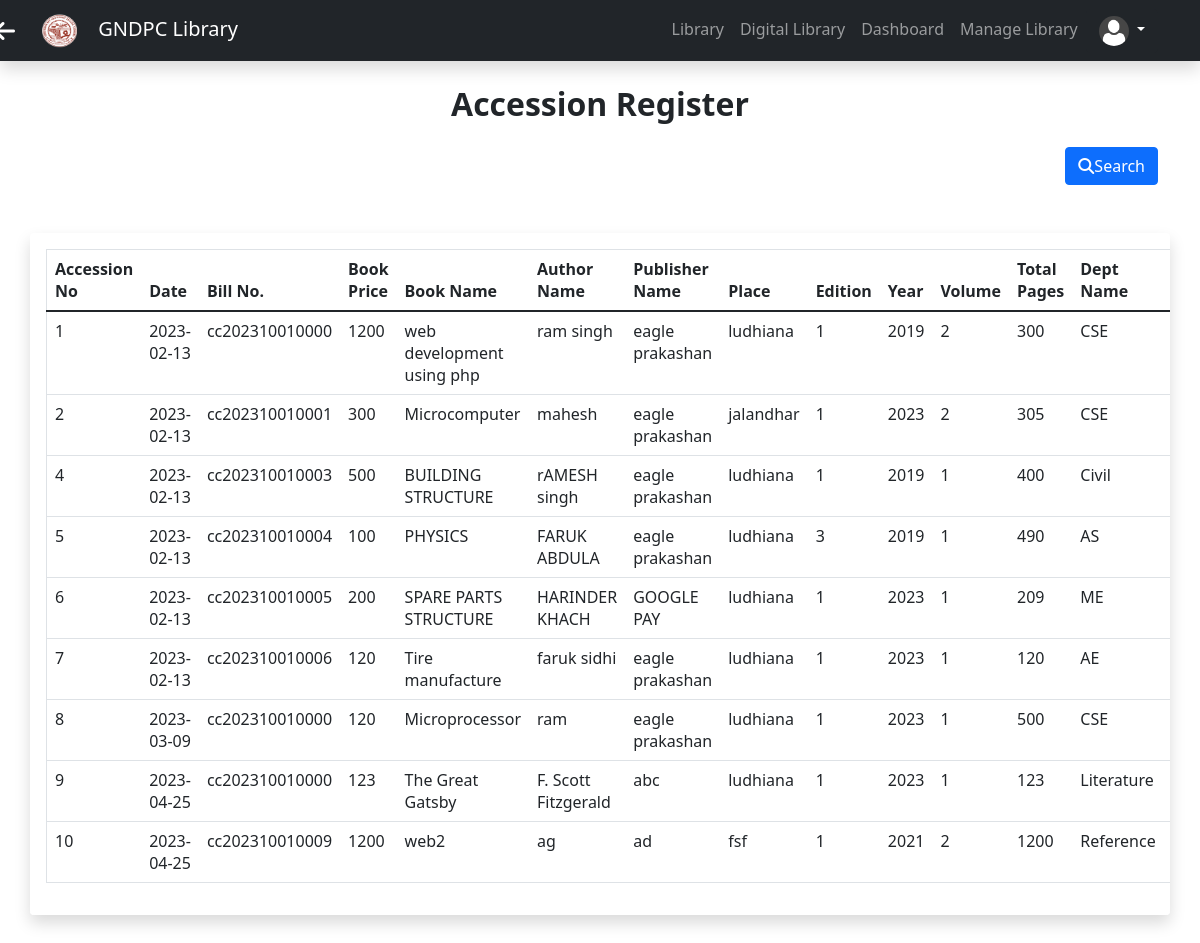
/adminLib/mgmLib/view_books.php (signed in), run on the app's committed database.
### tables this page shows
CREATE TABLE `admin_books` (
  `Accession_No` bigint(25) NOT NULL,
  `Date` date NOT NULL,
  `Bill_No` varchar(16) NOT NULL,
  `Price` int(20) NOT NULL,
  `Book_Name` varchar(150) NOT NULL,
  `Author_Name` varchar(150) NOT NULL,
  `Publisher_Name` varchar(150) NOT NULL,
  `Place` varchar(100) NOT NULL,
  `Edition` varchar(10) NOT NULL,
  `Year` int(4) NOT NULL,
  `Volume` int(30) NOT NULL,
  `Pages` int(100) NOT NULL,
  `Dept_name` varchar(150) NOT NULL
);

### adminLib/mgmLib/view_books.php (the view, shortened to what this page needs)
<?php
include '../assets/layouts/header.php';
?>
<link rel="stylesheet" href="https://cdnjs.cloudflare.com/ajax/libs/font-awesome/6.4.0/css/all.min.css">
<div class="container-fluid my-4">
    <h6 class="h2 mb-3 font-weight-bold text-dark text-center">Accession Register</h6>
</div>
<div class="container text-right">
    <a href="search.php">
        <button class="btn btn-primary">
            <i class="fa fa-search" aria-hidden="true"></i>Search
        </button>
    </a>
</div>
<?php
$qry0 = "SELECT * from admin_books";
$result0 = mysqli_query($conn, $qry0);
?>
<div class='container text-bg-light shadow px-3 py-3 mb-5 bg-body rounded mt-5 scrollbar' style='overflow-x: scroll; overflow-y:scroll; max-height: 800px;'>
    <table class='table border'>
        <thead>
            <tr>
                <th scope='col border'>Accession No</th>
                <th scope='col'>Date</th>
                <th scope='col'>Bill No.</th>
                <th scope='col'>Book Price</th>
                <th scope='col'>Book Name</th>
                <th scope='col'>Author Name</th>
                <th scope='col'>Publisher Name</th>
                <th scope='col'>Place</th>
                <th scope='col'>Edition</th>
                <th scope='col'>Year</th>
                <th scope='col'>Volume</th>
                <th scope='col'>Total Pages</th>
                <th scope='col'>Dept Name</th>
                <th scope='col'>Action</th>
            </tr>
        </thead>
        <?php
        while ($r0 = mysqli_fetch_array($result0)) {
        ?>
            <tr>
                <?php
                echo "<td>$r0[0]</td>";
                echo "<td>$r0[1]</td>";
                echo "<td>$r0[2]</td>";
                echo "<td>$r0[3]</td>";
                echo "<td>$r0[4]</td>";
                echo "<td>$r0[5]</td>";
                echo "<td>$r0[6]</td>";
                echo "<td>$r0[7]</td>";
                echo "<td>$r0[8]</td>";
                echo "<td>$r0[9]</td>";
                echo "<td>$r0[10]</td>";
                echo "<td>$r0[11]</td>";
                echo "<td>$r0[12]</td>"; ?>
                <td>
                    <?php echo "</td><td>" ?>
                <?php
            }
                ?>
                </td>
            </tr>
    </table>
</div>
<?php
include '../assets/layouts/footer.php'
?>

### adminLib/assets/layouts/header.php (shortened to what this page needs)
<!DOCTYPE html>
<html lang="en">
<head>
  <link rel="stylesheet" href="../assets/vendor/bootstrap-4.3.1/css/bootstrap.min.css">
  <link rel="stylesheet" href="../assets/vendor/fontawesome-5.12.0/css/all.min.css">
  <link rel="stylesheet" href="../assets/css/app.css">
  <link rel="stylesheet" href="custom.css">
  <link href="https://cdn.jsdelivr.net/npm/bootstrap@5.0.2/dist/css/bootstrap.min.css" rel="stylesheet">
  <link rel="stylesheet" href="https://use.fontawesome.com/releases/v5.7.2/css/all.css" />
</head>
<body>
  <?php require 'navbar.php'; ?>
</body>
</html>

### adminLib/assets/layouts/navbar.php (shortened to what this page needs)
<?php if (!isset($_SESSION['auth'])) { ?>
    <nav class="navbar navbar-expand-md navbar-dark bg-dark shadow p-2">
    <?php } else { ?>
        <nav class="navbar navbar-expand-md navbar-dark bg-dark shadow p-2">
        <?php } ?>
        <div class="container">
            <a href="#" onclick="history.go(-1)"><i class='fas fa-arrow-left text-white' style='font-size:24px; margin-left:-3rem;'></i></a>
            <a class="navbar-brand" href="../home/">
                <?php if (!isset($_SESSION['auth'])) { ?>
                    <img src="../assets/images/logo.png" alt="" width="35" height="35" class="mr-3">
                <?php } else { ?>
                    <img src="../assets/images/logo.png" alt="" width="35" height="35" class="mr-3">
                <?php } ?>
                <?php echo APP_NAME; ?>
            </a>
            <div class="collapse navbar-collapse" id="navbarSupportedContent">
                <ul class="navbar-nav ml-auto">
                    <li class="nav-item">
                        <a class="nav-link" href="https://www.gndpoly.org/library.php?library=home" target="_blank">Library</a>
                    </li>
                    <li class="nav-item">
                        <a class="nav-link" href="https://library.gndpoly.org/dig_lib/home/" target="_blank">Digital Library</a>
                    </li>
                    <?php if (!isset($_SESSION['auth'])) { ?>
                        <li class="nav-item">
                            <a class="nav-link" href="../login/">Login</a>
                        </li>
                    <?php } else { ?>
                        <li class="nav-item">
                            <a class="nav-link" href="../home/">Dashboard</a>
                        </li>
                        <li class="nav-item">
                            <a class="nav-link" href="../mgmLib/">Manage Library</a>
                        </li>
                        <div class="dropdown">
                            <button class="btn btn-dark dropdown-toggle" type="button" id="imgdropdown" data-toggle="dropdown" aria-haspopup="true" aria-expanded="false">
                                <img class="navbar-img" src="../assets/uploads/users/<?php echo $_SESSION['profile_image'] ?>">
                            </button>
                        </div>
                    <?php } ?>
                </ul>
            </div>
        </div>
        </nav>

### adminLib/assets/layouts/footer.php (shortened to what this page needs)
<?php if (isset($_SESSION['auth'])) { ?>
<body>
<?php } ?>
</body>
</html>

### adminLib/assets/layouts/header.php (style rules this page uses)
* { -webkit-user-select: none; -ms-user-select: none; user-select: none; }

### data on the page
admin_books: Accession_No "1", Date "2023-02-13", Bill_No "cc202310010000", Price "1200", Book_Name "web development using php", Author_Name "ram singh", Publisher_Name "eagle prakashan", Place "ludhiana", Edition "1", Year "2019", Volume "2", Pages "300", Dept_name "CSE"
admin_books: Accession_No "2", Date "2023-02-13", Bill_No "cc202310010001", Price "300", Book_Name "Microcomputer", Author_Name "mahesh", Publisher_Name "eagle prakashan", Place "jalandhar", Edition "1", Year "2023", Volume "2", Pages "305", Dept_name "CSE"
admin_books: Accession_No "4", Date "2023-02-13", Bill_No "cc202310010003", Price "500", Book_Name "BUILDING STRUCTURE", Author_Name "rAMESH singh", Publisher_Name "eagle prakashan", Place "ludhiana", Edition "1", Year "2019", Volume "1", Pages "400", Dept_name "Civil"
admin_books: Accession_No "5", Date "2023-02-13", Bill_No "cc202310010004", Price "100", Book_Name "PHYSICS", Author_Name "FARUK ABDULA", Publisher_Name "eagle prakashan", Place "ludhiana", Edition "3", Year "2019", Volume "1", Pages "490", Dept_name "AS"
admin_books: Accession_No "6", Date "2023-02-13", Bill_No "cc202310010005", Price "200", Book_Name "SPARE PARTS STRUCTURE", Author_Name "HARINDER KHACH", Publisher_Name "GOOGLE PAY", Place "ludhiana", Edition "1", Year "2023", Volume "1", Pages "209", Dept_name "ME"
admin_books: Accession_No "7", Date "2023-02-13", Bill_No "cc202310010006", Price "120", Book_Name "Tire manufacture", Author_Name "faruk sidhi", Publisher_Name "eagle prakashan", Place "ludhiana", Edition "1", Year "2023", Volume "1", Pages "120", Dept_name "AE"
admin_books: Accession_No "8", Date "2023-03-09", Bill_No "cc202310010000", Price "120", Book_Name "Microprocessor", Author_Name "ram", Publisher_Name "eagle prakashan", Place "ludhiana", Edition "1", Year "2023", Volume "1", Pages "500", Dept_name "CSE"
admin_books: Accession_No "9", Date "2023-04-25", Bill_No "cc202310010000", Price "123", Book_Name "The Great Gatsby", Author_Name "F. Scott Fitzgerald", Publisher_Name "abc", Place "ludhiana", Edition "1", Year "2023", Volume "1", Pages "123", Dept_name "Literature"
admin_books: Accession_No "10", Date "2023-04-25", Bill_No "cc202310010009", Price "1200", Book_Name "web2", Author_Name "ag", Publisher_Name "ad", Place "fsf", Edition "1", Year "2021", Volume "2", Pages "1200", Dept_name "Reference"

### other printed values
APP_NAME "GNDPC Library"
